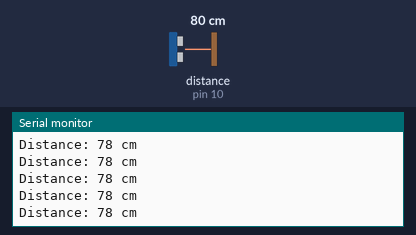
This sketch was run on a simulated Arduino Uno, built with avr-gcc and run on an emulated ATmega328P. Shown: the last lines printed to the serial monitor. Wiring (inferred from the names in the program): ultrasonic range finder: trigger pin 9; echo pin 10. The test bench sets the inputs (shaded band); at power-on: distance to the obstacle (sensor on pin 10) 80 cm. The echo pulse lasts 58.3 µs per cm.

Above: at 1.2 s.
1.3 s: distance to the obstacle (sensor on pin 10) set to 2 cm
At 2.1 s:
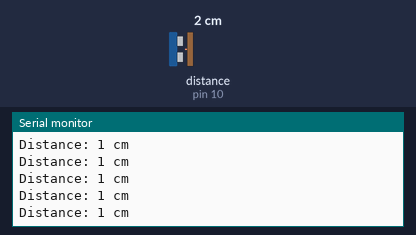
4.3 s: distance to the obstacle (sensor on pin 10) set to 18 cm
At 4.8 s:
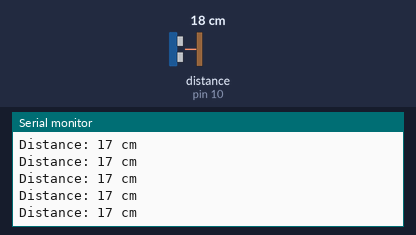
7.3 s: distance to the obstacle (sensor on pin 10) set to 4 cm
At 8.1 s:
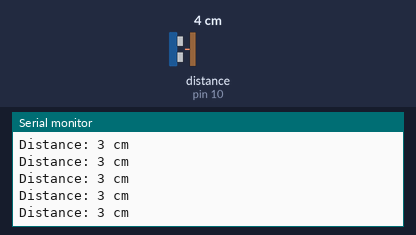
10.3 s: distance to the obstacle (sensor on pin 10) set to 35 cm
At 11.3 s:
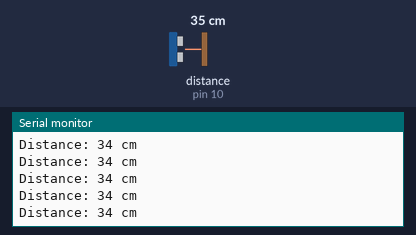
16.3 s: distance to the obstacle (sensor on pin 10) set to 299 cm
At 17.0 s:
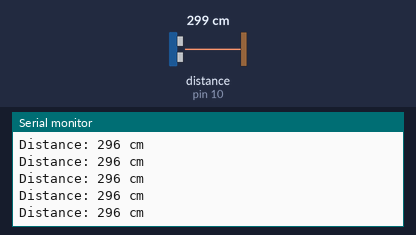
19.3 s: distance to the obstacle (sensor on pin 10) set to 60 cm
At 20.1 s:
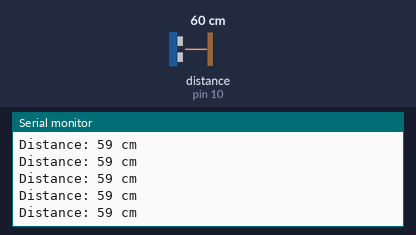
Timing chart, 0 to 22.3 s (numbered marks = the images above; inputs shaded):
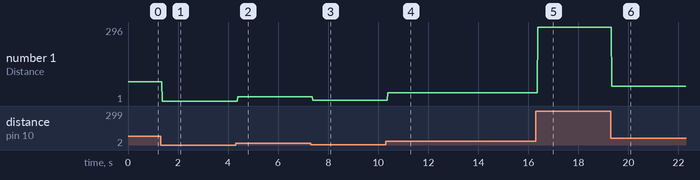

The sketch:

sketch.ino
```cpp
#define PWM_TRIG 9
#define PWM_ECHO 10

long duration;
int distance;

void setup() {

  pinMode(PWM_TRIG, OUTPUT);
  pinMode(PWM_ECHO, INPUT);

  Serial.begin(9600);
}

void loop() {

  // reset trigger
  digitalWrite(PWM_TRIG, LOW);
  delayMicroseconds(10);

  // trigger for 10μs,
  // signaling to the sensor to do a 10μs sonic bursts
  digitalWrite(PWM_TRIG, HIGH);
  delayMicroseconds(10); // the sensor generates sonic bursts during this time
  digitalWrite(PWM_TRIG, LOW);

  // Compute duration
  // Read the time when the echo comes back
  duration = pulseIn(PWM_ECHO, HIGH); // in μs
  distance = duration*0.034/2; // in cm

  Serial.print("Distance: ");
  Serial.print(distance);
  Serial.print(" cm\n");

}
```

Measured:
- after the input at 1.3 s, the serial monitor: prints a new line after 0.07 s (image 1)
- after the input at 4.3 s, the serial monitor: prints a new line after 0.08 s (image 2)
- after the input at 7.3 s, the serial monitor: prints a new line after 0.08 s (image 3)
- after the input at 10.3 s, the serial monitor: prints a new line after 0.07 s (image 4)
- after the input at 16.3 s, the serial monitor: prints a new line after 0.08 s (image 5)
- after the input at 19.3 s, the serial monitor: prints a new line at once (image 6)
- plotted number 1: 78 → 1 after the input at 1.3 s, 1 → 17 after the input at 4.3 s, 17 → 3 after the input at 7.3 s, 3 → 34 after the input at 10.3 s, 34 → 296 after the input at 16.3 s
